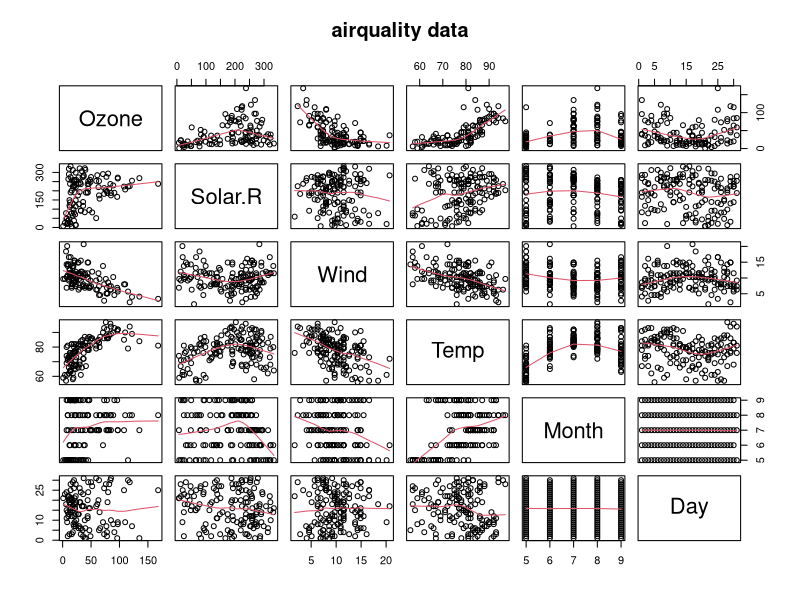

Source code (R):
## ---- chunk 1
# Load necessary library
 library(dplyr)
## ---- chunk 2
# Load the data
require(graphics)
pairs(airquality, panel = panel.smooth, main = "airquality data")
## ---- chunk 3
# 1. What are the column names of the data frame?
colnames(airquality)
## ---- chunk 4
# 2. What are the row names of the data frame?
rownames(airquality)

## ---- chunk 5
# 3. Extract the first 6 rows of the data frame and print them to the console
head(airquality, 6)

## ---- chunk 6
# 4. How many observations (i.e. rows) are in this data frame?
nrow(airquality)
## ---- chunk 7
# 5. Extract the last 6 rows of the data frame and print them to the console
tail(airquality, 6)
## ---- chunk 8
# 6. How many missing values are in the "Ozone" column of this data frame?
sum(is.na(airquality$Ozone))
## ---- chunk 9
# 7. What is the mean of the "Ozone" column in this dataset? Exclude missing values (coded as NA) from this calculation.
mean(airquality$Ozone, na.rm = TRUE)
## ---- chunk 10
# 8. Extract the subset of rows of the data frame where Ozone values are above 31 and Temp values are above 90.
subset(airquality, Ozone > 31 & Temp > 90)
